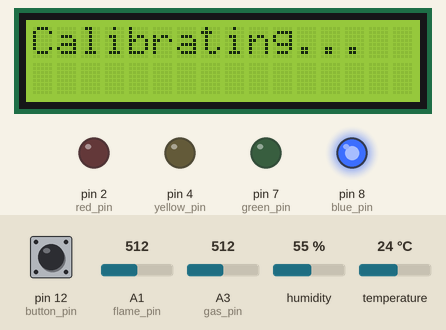
The sketch below on a simulated Arduino Uno, built with avr-gcc and run on an emulated ATmega328P. Parts: 16×2 character LCD, output pins drawn as LEDs (lit = HIGH). The test bench sets the inputs (shaded band); at power-on: pin 12 (button_pin) LOW, A1 (flame_pin) = 512, A3 (gas_pin) = 512, humidity 55 %, temperature 24 °C. What the sketch prints to the serial monitor is not drawn.

Above: at 0.1 s.
At 25.2 s:
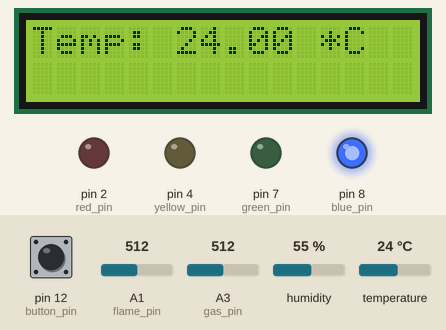
At 30.3 s:
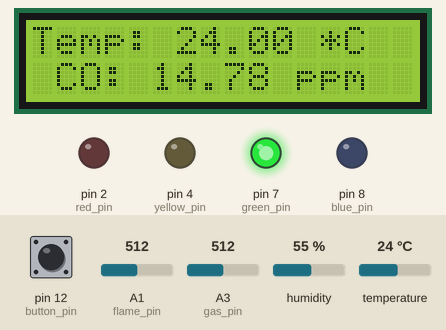
Timing chart, 0 to 122.5 s (numbered marks = the images above):
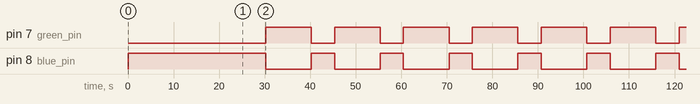

The sketch:

rilevatore.ino
```cpp
#include <Time.h>
#include <math.h>
#include "DHT.h"
#include <LiquidCrystal.h>

// Seconds to wait between relevations:
#define INTERVAL_TIME 10

// Gas calibration parameters
#define CALIBRATION_INTERVAL 0.5
#define CALIBRATION_READS 50

// Gas standard usage parameters
#define GAS_READ_INTERVAL 0.05
#define GAS_READS 100

// LCD display:
// Order of pins: RS, E, D4, D5, D6, D7
LiquidCrystal lcd(10, 11, 9, 6, 5, 16);

// Gas to print concentration on lcd
#define GAS_TO_CHECK "CO"

// Check flame value
#define CHECK_FLAME 100

// Alarm stuff
#define ALARM_ON 0
#define ALARM_RED_FREQ 3100
#define ALARM_YELLOW_FREQ 570

// "Health" values:
#define TEMP_GREEN_MAX 25
#define TEMP_YELLOW_MAX 35

int gas_green_max[] = {16, -1, 5000, -1, -1, 1000, 1000}; // -1 = not set
int gas_yellow_max[] = {40, -1, 10000, -1, -1, 1800, 1800};

// Pins:

const int gas_pin = A3;
const int temperature_pin = A0;
const int flame_pin = A1;
const int piezo_pin = 3;
const int green_pin = 7;
const int yellow_pin = 4;
const int red_pin = 2;
const int blue_pin = 8;
const int button_pin = 12;

// Temperature sensor stuff:

#define DHTTYPE DHT11

DHT temperature_sensor(temperature_pin, DHTTYPE);

// Gas sensor stuff:

#define RL_VALUE  (5.0) // load resistance on the board, kilo ohms
#define RO_CLEAN  (9.83)

float Ro = 10;
String gas_name[] = {"CO", "Smoke", "CH4", "Alcohol", "H2", "Propane", "LPG"};
float x1[] = {2.30, 2.91, 2.30, 2.70, 3.0, 2.91, 2.91};
float y1[] = {0.71, 0.30, 0.49, 0.30, 0.0, -0.04, -0.04};
float x2[] = {2.70, 3.70, 3.70, 3.70, 3.48, 3.30, 3.0};
float y2[] = {0.61, -0.04, -0.04, -0.04, -0.22, -0.22, -0.09};
float angular_coeff[7], q[7];

float GetAngularCoefficient(float x1, float y1, float x2, float y2) { return (y1-y2) / (x1 - x2); }
float GetQ(float m, float x1, float y1) { return (y1 - m*x1); }
float GetResistance(int n) { return ( (float)RL_VALUE * (1023 - n)/n ); }

void GasCalibration() {
  digitalWrite(blue_pin, HIGH);
  Serial.println("Calibrating gas sensor...");
  lcd.print("Calibrating...");

  Ro =0;
  for(int i=0;i<CALIBRATION_READS;i++) {
    Ro += GetResistance( analogRead(gas_pin) );
    delay(CALIBRATION_INTERVAL * 1000);
  }
  Ro /= CALIBRATION_READS;
  Ro /= RO_CLEAN;
  Serial.println("Gas sensor calibrated!!!");
  digitalWrite(blue_pin, LOW);
  lcd.print("Done!");
}

float GasRead() {
  float ris=0;
  for(int i=0;i<GAS_READS;i++) {
    ris += GetResistance( analogRead(gas_pin) );
    delay(GAS_READ_INTERVAL * 1000);
  }
  return ris/GAS_READS;
}

void reset() {
  lcd.clear();
  lcd.setCursor(0, 0);
  digitalWrite(green_pin, LOW);
  digitalWrite(yellow_pin, LOW);
  digitalWrite(red_pin, LOW);
  digitalWrite(blue_pin, LOW);
  noTone(piezo_pin);
}

void setup() {
  Serial.begin(9600);

  lcd.begin(16, 2);
  temperature_sensor.begin();
  pinMode(flame_pin, INPUT);
  pinMode(gas_pin, INPUT);
  pinMode(piezo_pin, OUTPUT);
  pinMode(green_pin, OUTPUT);
  pinMode(yellow_pin, OUTPUT);
  pinMode(red_pin, OUTPUT);
  pinMode(blue_pin, OUTPUT);
  pinMode(button_pin, INPUT);

  reset();

  GasCalibration();
  for(int i=0;i<7;i++) {
    angular_coeff[i] = GetAngularCoefficient(x1[i], y1[i], x2[i], y2[i]);
    q[i] = GetQ(angular_coeff[i], x1[i], y1[i]);
  }

}

void loop() {
  reset();

  // Button calibration
    if(digitalRead(button_pin)==HIGH) GasCalibration();

  bool safe_place = true, not_so_safe = false, get_out_now = false;

  digitalWrite(blue_pin, HIGH);
  lcd.clear();
  lcd.setCursor(0, 0);

  // Temperature:
    float h = temperature_sensor.readHumidity();
    float t = temperature_sensor.readTemperature();

    if (isnan(t) || isnan(h)) Serial.println("Failed to read temperature");
    else
    {
        Serial.print("Humidity: ");
        Serial.print(h);
        Serial.print(" %\t");
        Serial.print("Temperature: ");
        Serial.print(t);
        Serial.println(" *C");

        lcd.print("Temp: ");
        lcd.print(t);
        lcd.print(" *C");

        if(t > TEMP_GREEN_MAX && t <= TEMP_YELLOW_MAX) not_so_safe=true;
        else if(t > TEMP_YELLOW_MAX) get_out_now = true;
    }
    delay(10);

  // Gas:
    lcd.setCursor(1, 1);
    float Rs = GasRead();
    float y = log10(Rs / Ro);
    for(int i=0;i<7;i++) {
      Serial.print(gas_name[i]);
      Serial.print(" : ");
      float ppm = pow(10, (y - q[i]) / angular_coeff[i]);
      Serial.print(ppm);
      Serial.println(" ppm");
      if(gas_name[i] == GAS_TO_CHECK) {
        lcd.print(GAS_TO_CHECK);
        lcd.print(": ");
        lcd.print(ppm);
        lcd.print(" ppm");
      }

      if(gas_green_max[i]==-1) continue;
      if(ppm > gas_green_max[i] && ppm <= gas_yellow_max[i]) not_so_safe = true;
      else if(ppm > gas_yellow_max[i]) get_out_now = true;
    }
    delay(10);

  // Flame:
    int flame_value = analogRead(flame_pin);
    if(flame_value <= CHECK_FLAME) {
      get_out_now = true;
      Serial.print("Flame: ");
    }
    else Serial.print("No flame: ");
    Serial.println(flame_value);

  digitalWrite(blue_pin, LOW);

  if(get_out_now) {
    digitalWrite(red_pin, HIGH);
    if(ALARM_ON) tone(piezo_pin, ALARM_RED_FREQ, INTERVAL_TIME*1000);
  }
  else if(not_so_safe) {
    digitalWrite(yellow_pin, HIGH);
    if(ALARM_ON) tone(piezo_pin, ALARM_YELLOW_FREQ, (INTERVAL_TIME / 6.0) * 1000);
  }
  else digitalWrite(green_pin, HIGH);

  delay(INTERVAL_TIME * 1000);
}
```

Measured:
- by itself, pin 7 (green_pin): alternates HIGH for 10.0 s and LOW for 5.1 s
- by itself, pin 8 (blue_pin): alternates HIGH for 5.1 s and LOW for 10.0 s
- by itself, everything shown: repeats every 15.1 s, in 3 steps
- what the display in image 1 shows lasts 5.0 s, from 25.1 s to 30.1 s
